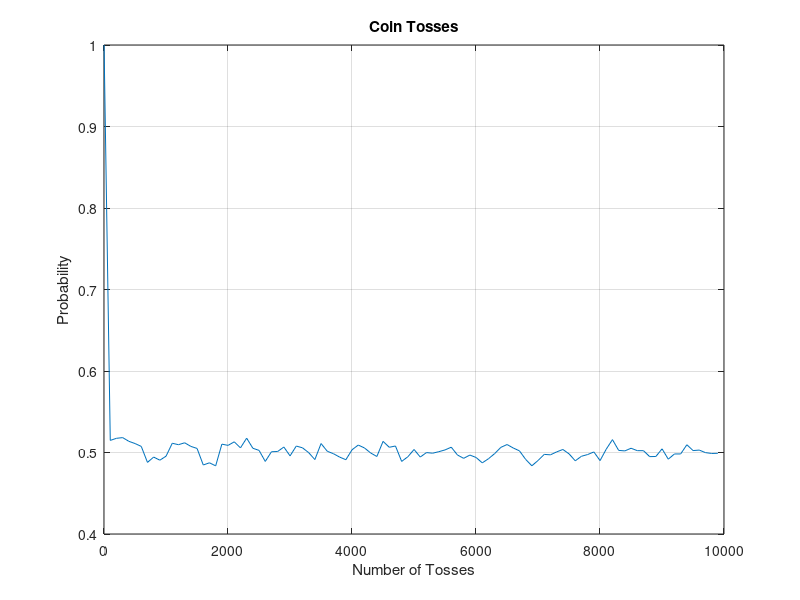

Source code (MATLAB):
k = 1;
for n = 1:100:10000
    xne(k) = n; 
    A = round(rand(1, n)); 
    ycb(k) = sum(A) / n; 
    k = k + 1;
end

plot(xne, ycb);
title('Coin Tosses');
xlabel('Number of Tosses');
ylabel('Probability');
grid on;